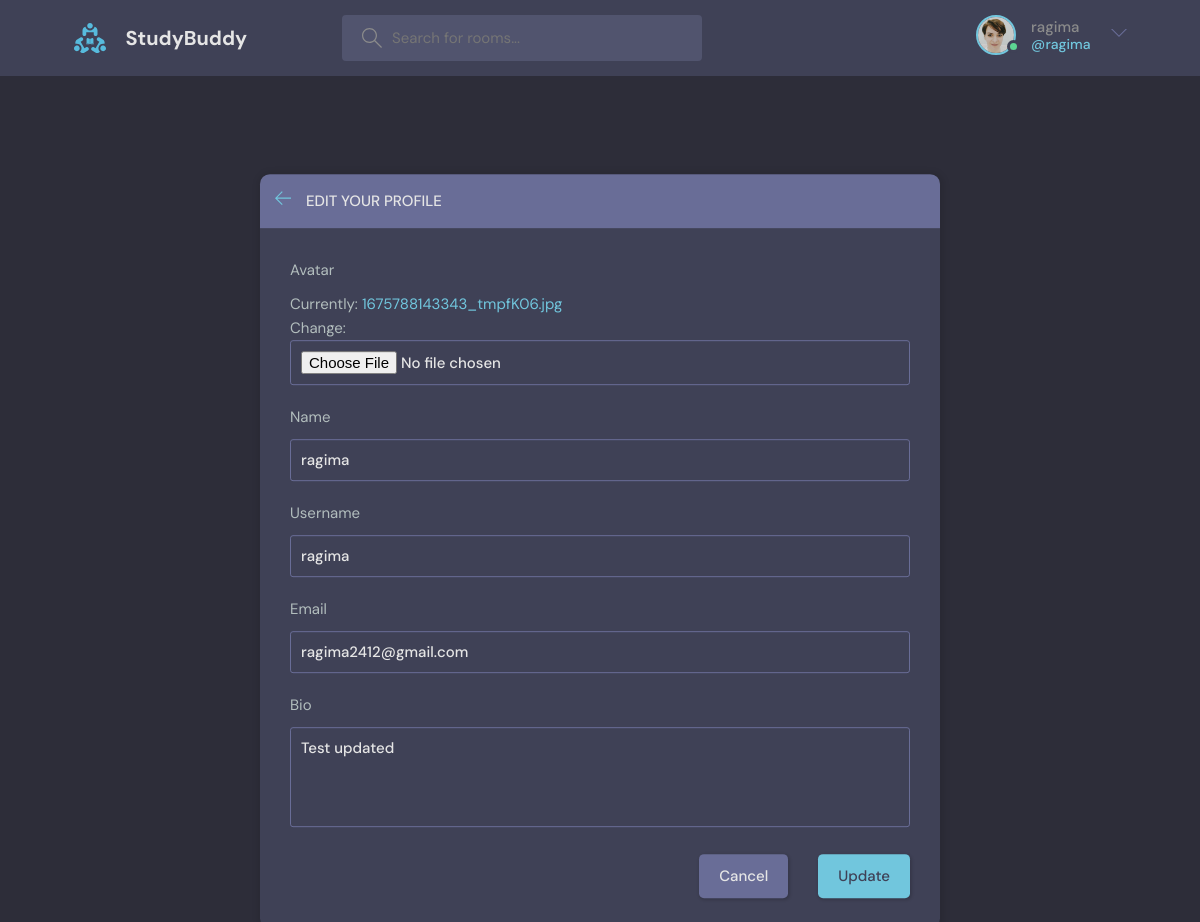
The page /update-user/ (signed in) on the database its author committed.
### base/models.py (models this page shows)
class User(AbstractUser):
     name = models.CharField(max_length=200, null=True)
     email = models.EmailField(unique=True, null=True)
     bio = models.TextField(null=True)
     avatar = models.ImageField(null=True, default="avatar.svg")
     USERNAME_FIELD = 'email'
     REQUIRED_FIELDS = []

### base/views.py (the view)
# urls.py: path('update-user/', views.updateUser, name="update-user"),
@login_required(login_url='login')
def updateUser(request):
   user = request.user
   form = UserForm(instance=user)
   if request.method == 'POST':
      form = UserForm(request.POST, request.FILES, instance=user)
      if form.is_valid():
         form.save()
         return redirect('user-profile', pk=user.id)
   context = {'form': form}
   return render(request, 'base/update_user.html', context)

### base/forms.py
class UserForm(ModelForm):
    class Meta:
         model = User
         fields = ['avatar', 'name','username', 'email', 'bio']

### base/templates/base/update_user.html (shortened to what this page needs)
{% extends 'main.html'%}
{% block content %}
<main class="update-account layout">
    <div class="container">
        <div class="layout__box">
            <div class="layout__boxHeader">
                <div class="layout__boxTitle">
                    <a href="{% url 'home' %}">
                        <svg version="1.1" xmlns="http://www.w3.org/2000/svg" width="32" height="32"
                            viewBox="0 0 32 32">
                            <title>arrow-left</title>
                            <path
                                d="M13.723 2.286l-13.723 13.714 13.719 13.714 1.616-1.611-10.96-10.96h27.625v-2.286h-27.625l10.965-10.965-1.616-1.607z">
                            </path>
                        </svg>
                    </a>
                    <h3>Edit your profile</h3>
                </div>
            </div>
            <div class="layout__body">
                <form class="form" action="" method="POST" enctype="multipart/form-data">
                    {% for field in form %}
                    <div class="form__group">
                        <label for="profile_pic">{{field.label}}</label>
                        {{field}}
                    </div>
                    {% endfor %}
                    <div class="form__action">
                        <a class="btn btn--dark" href="{% url 'home' %}">Cancel</a>
                        <button class="btn btn--main" type="submit">Update</button>
                    </div>
                </form>
            </div>
        </div>
    </div>
</main>
{% endblock content %}

### templates/navbar.html (shortened to what this page needs)
{% load static %}
<header class="header header--loggedIn">
  <div class="container">
    <a href="{% url 'home' %}" class="header__logo">
      <img src="{% static 'images/logo.svg' %}" />
      <h1>StudyBuddy</h1>
    </a>
    <form class="header__search" method="GET" action="{% url 'home'%}">
      <label>
        <input  name="q" placeholder="Search for rooms..." />
      </label>
    </form>
    <nav class="header__menu">
      {% if request.user.is_authenticated %}
      <div class="header__user">
        <a href="{% url 'update-user' %}">
          <div class="avatar avatar--medium active">
            <img src="{{request.user.avatar.url}}" />
          </div>
          <p>{{request.user.username}}<span>@{{request.user.username}}</span></p>
        </a>
        <button class="dropdown-button">
          <svg version="1.1" xmlns="http://www.w3.org/2000/svg" width="32" height="32" viewBox="0 0 32 32">
            <title>chevron-down</title>
            <path d="M16 21l-13-13h-3l16 16 16-16h-3l-13 13z"></path>
          </svg>
        </button>
      </div>
     {% else %}
      <a href="{% url 'login' %}">
        <img src="{% static 'images/avatar.svg' %}" />
        <p>Login</p>
      </a>
      {% endif %}
    </nav>
  </div>
</header>

### rows shown on the page
User: user.avatar (picture), user.username "ragima", form "ragima" "ragima" "ragima2412@gmail.com" "Test updated"

### other values the page prints
{{ field.label }} "Avatar" "Name" "Username" "Email" "Bio"
